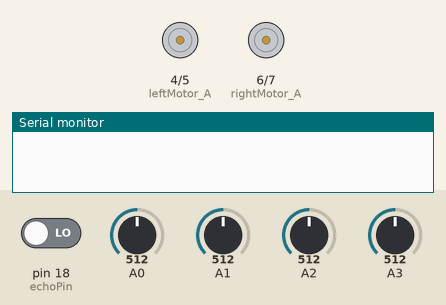
Simulated run of this sketch. Board: Arduino Uno, built with avr-gcc and run on an emulated ATmega328P. Shown: motor-driver pin pairs drawn as motors (green arrow = first pin HIGH = forward, orange = second pin HIGH = backward, longer = more drive, scaled by the enable pin), the last lines printed to the serial monitor. Inputs (shaded band) come from the test bench; at power-on: A1 = 512, A0 = 512, A2 = 512, A3 = 512, pin 18 (echoPin) LOW.

Above: at 0.1 s.
At 2.2 s:
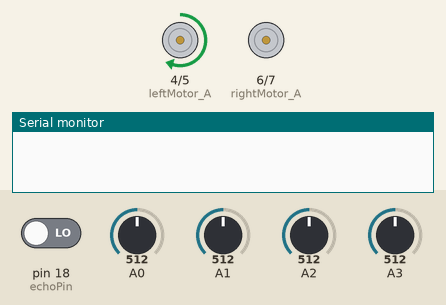
2.3 s: A1 set to 189
3.8 s: A1 set to 159
At 5.0 s:
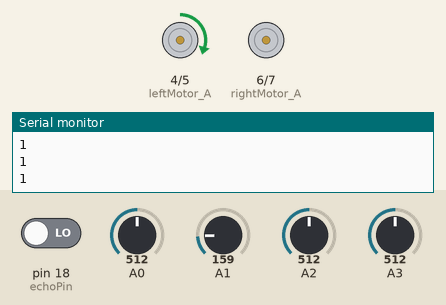
Timing chart, 0 to 6.8 s (numbered marks = the images above; inputs shaded):
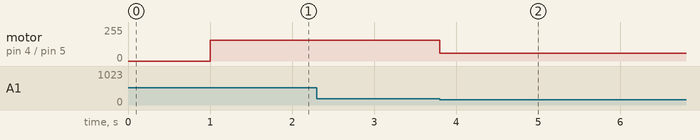

Measured:
- the behaviour switches between 176 and 175 on A1 (found by bisection; images 1 and 2)
- after the input at 2.3 s, every drawn part: stays the same
- after the input at 3.8 s, motor on pin 4 (leftMotor_A) / pin 5 (leftMotor_B): forward 156/255 → forward 60/255 at once

The sketch:

Prog2.ino
```cpp
// Black Line Value
#define black 250

// Engine Pin Layout
#define rightMotor_A 6
#define rightMotor_B 7
#define rightMotor_PWM 8
#define leftMotor_A 4
#define leftMotor_B 5
#define leftMotor_PWM 9

// Ultrasonic Sensor
#define trigPin 10
#define echoPin 18

// Mercury Sensor
#define caspitInput 2

unsigned long time = 0;
unsigned long duration;
int distance = 0;
int rightSensorMid,leftSensorMid,rightSensorOut,leftSensorOut;
int rightSub,leftSub;

void trigUs(){
  digitalWrite(trigPin, 1);
  delayMicroseconds(10);
  digitalWrite(trigPin,0);
  duration = pulseIn(echoPin,HIGH);
  attachInterrupt(5, measurement, RISING);
}

void measurement(){
  distance = duration/58;
  Serial.print("Distance = ");
  Serial.println(distance);
  detachInterrupt(5);
}

void stopingz(){
  motors(0,0);
}

void readSensors(){
  rightSensorMid = analogRead(A0);
  leftSensorMid = analogRead(A3);
  rightSensorOut = analogRead(A2);
  leftSensorOut=analogRead(A1);

  rightSensorMid = map(rightSensorMid,575 ,80, 1000, 0);
  leftSensorMid = map(leftSensorMid, 952, 100,  1000, 0);
  rightSensorOut = map(rightSensorOut, 635, 65, 1000, 0);
  leftSensorOut = map(leftSensorOut, 510, 65,1000, 0);
  /*
    Serial.print(" leftSensorOut(A1): ");
    Serial.print(leftSensorOut);
    Serial.print(" leftSensorMid(A3): ");
    Serial.print(leftSensorMid);
    Serial.print(" rightSensorMid(A0): ");
    Serial.print(rightSensorMid);
    Serial.print(" rightSensorOut(A2): ");
    Serial.println(rightSensorOut);*/
    }

void drive(){

  int rightSensorMid1 = map(rightSensorMid, 0, 1023, -100, 100);
  int leftSensorMid1 = map(leftSensorMid, 0, 1023, -100, 100);
  int rightSensorOut1 = map(rightSensorOut, 0, 1023, -100, 100);
  int leftSensorOut1 = map(leftSensorOut, 0, 1023, -100, 100);
  rightSub = rightSensorMid1- leftSensorMid1;
  leftSub = leftSensorMid1 - rightSensorMid1;
   motors(80 + rightSub,80 + leftSub);
}

void turnAround(){
    if(leftSensorOut < black){
      motors(60,-60);
      delay(50);
        while(rightSensorMid > black){
              readSensors();
              Serial.println(1);
        }
      }
     else if(rightSensorOut < black){
       motors(-60 ,60);
       delay(50);
        while(leftSensorMid > black){
            readSensors();
             Serial.println(2);
        }
     }
}

void motors(int left, int right){
  if (left > 0)
  {
    digitalWrite(leftMotor_A,1);
    digitalWrite(leftMotor_B,0);
    analogWrite(leftMotor_PWM, left);
  }
  else
  {
    digitalWrite(leftMotor_A,0);
    digitalWrite(leftMotor_B,1);
    analogWrite(leftMotor_PWM, -left);
  }

  if (right > 0)
  {
    digitalWrite(rightMotor_A,1);
    digitalWrite(rightMotor_B,0);
    analogWrite(rightMotor_PWM, right);
  }
  else
  {
    digitalWrite(rightMotor_A,0);
    digitalWrite(rightMotor_B,1);
    analogWrite(rightMotor_PWM, -right);
  }
}


void setup(){
  Serial.begin(9600);
  for(int i = 4; i < 8; i ++)
    pinMode(i,OUTPUT);

  pinMode(caspitInput,INPUT);

  trigUs();
}

void loop(){
  readSensors();
  if((leftSensorOut < black) || (rightSensorOut < black))
    turnAround();
  else
    drive();

}
```
